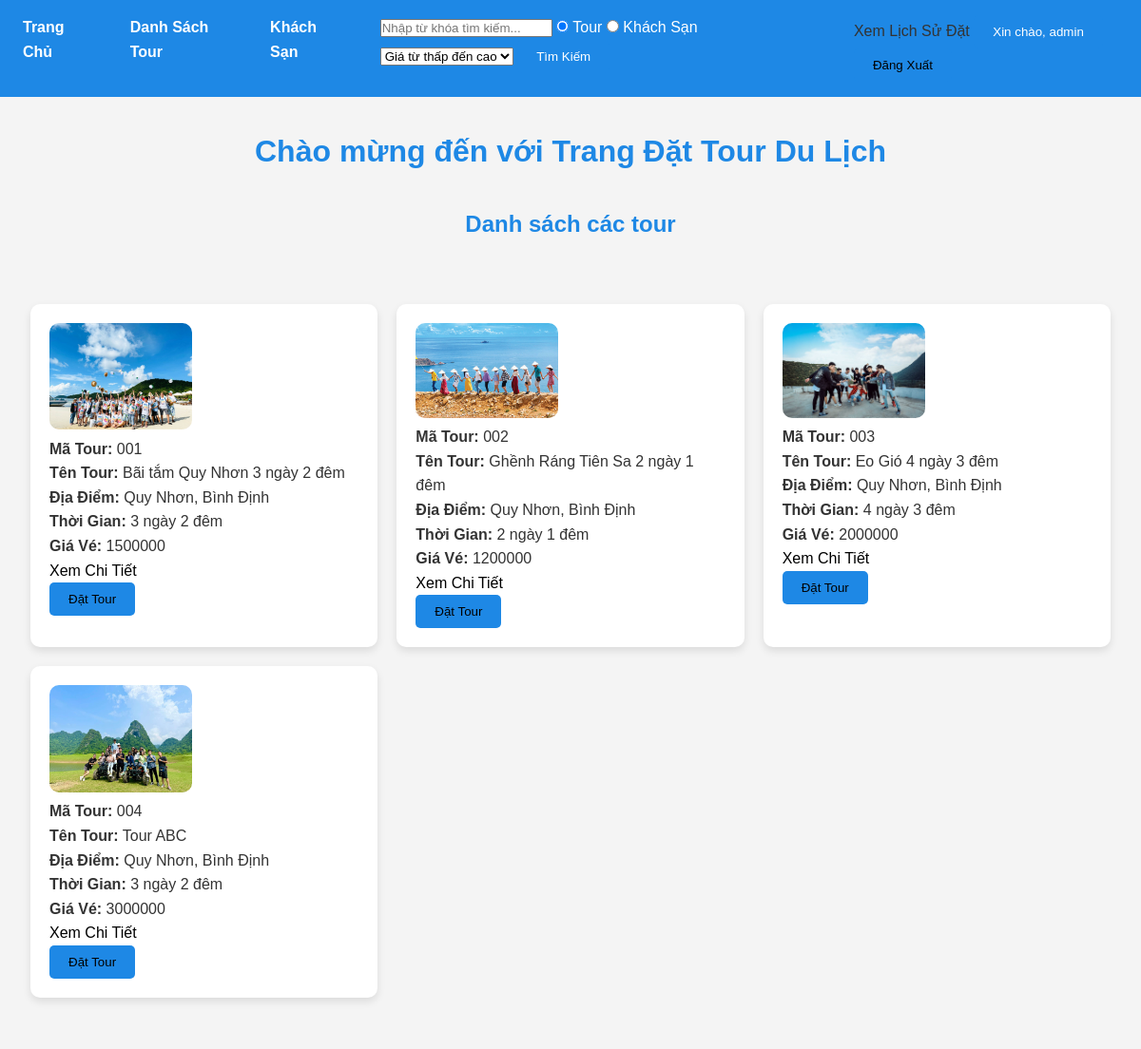
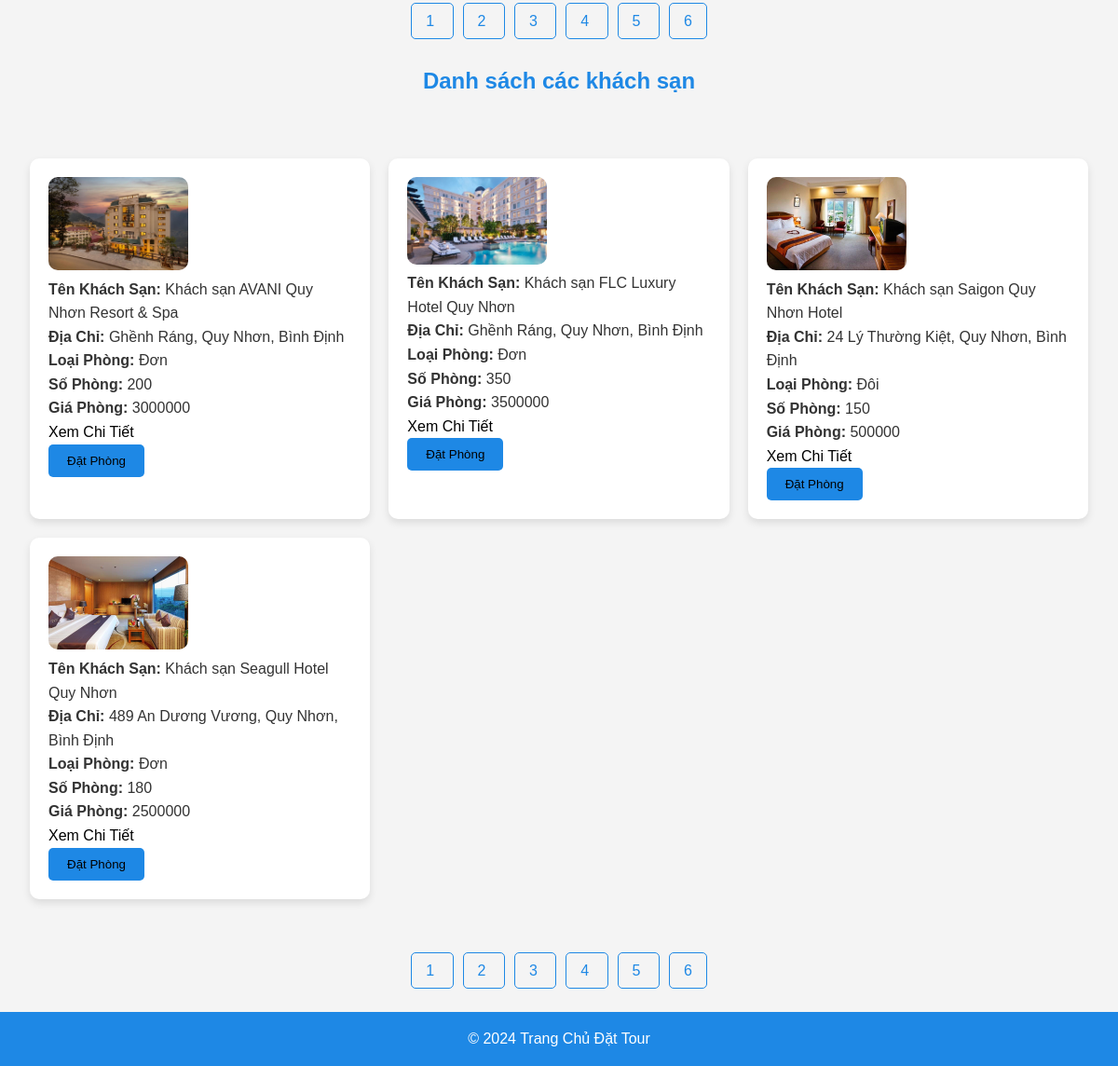
Screenshot of / (signed in) with the database file from the repository (2 pictures, top to bottom).
### tables this page shows
CREATE TABLE `tours` (
  `matour` varchar(20) NOT NULL,
  `tentour` varchar(100) NOT NULL,
  `diadiem` varchar(100) NOT NULL,
  `thoigian` varchar(50) NOT NULL,
  `giave` int(11) NOT NULL,
  `hinhanh` varchar(255) NOT NULL
);

CREATE TABLE `khachsan` (
  `makhachsan` int(11) NOT NULL,
  `tenkhachsan` varchar(100) NOT NULL,
  `diachi` varchar(100) NOT NULL,
  `sophong` int(11) NOT NULL,
  `giaphong` int(11) NOT NULL,
  `hinhanh` varchar(255) NOT NULL,
  `loaiphong` varchar(50) NOT NULL
);

### php/phantrang.php (called while the page is built, shortened)
<?php
$itemsPerPage = 4;
$currentTourPage = isset($_GET['tour_page']) ? (int)$_GET['tour_page'] : 1;
$tourOffset = ($currentTourPage - 1) * $itemsPerPage;
$currentHotelPage = isset($_GET['hotel_page']) ? (int)$_GET['hotel_page'] : 1;
$hotelOffset = ($currentHotelPage - 1) * $itemsPerPage;
?>

### php/goitour.php (the view, shortened to what this page needs)
<?php
$sql = "SELECT * FROM tours LIMIT $itemsPerPage OFFSET $tourOffset";
$result = mysqli_query($conn, $sql);
if (mysqli_num_rows($result) > 0) {
    while($row = mysqli_fetch_assoc($result)) {
        echo "<div class='tour-item'>";
        echo "<td><img src='images/TOUR/" . $row["hinhanh"] . "' alt='Hình Ảnh Tour' style='width: 150px; height: auto;'>";
        echo "<p><strong>Mã Tour:</strong> " . $row["matour"] . "</p>";
        echo "<p><strong>Tên Tour:</strong> " . $row["tentour"] . "</p>";
        echo "<p><strong>Địa Điểm:</strong> " . $row["diadiem"] . "</p>";
        echo "<p><strong>Thời Gian:</strong> " . $row["thoigian"] . "</p>";
        echo "<p><strong>Giá Vé:</strong> " . $row["giave"] . "</p>";
        echo "<p><a href='chitiettour.php?matour=" . $row["matour"] . "'>Xem Chi Tiết</a></p>";
        echo "<button> <a href='dattour.php?matour=" . $row["matour"] . "' >Đặt Tour</a></button>";
        echo "</div>";
    }
} else {
    echo "<p>Không có tour nào</p>";
}
?>

### php/goihotel.php (shortened to what this page needs)
<?php
$sql = "SELECT * FROM khachsan LIMIT $itemsPerPage OFFSET $hotelOffset";
$result = mysqli_query($conn, $sql);
if (mysqli_num_rows($result) > 0) {
    while ($row = mysqli_fetch_assoc($result)) {
        echo "<div class='hotel-item'>";
        echo "<td><img src='images/KS/" . $row["hinhanh"] . "' alt='Hình Ảnh Khách Sạn' style='width: 150px; height: auto;'></td>";
        echo "<p><strong>Tên Khách Sạn:</strong> " . $row["tenkhachsan"] . "</p>";
        echo "<p><strong>Địa Chỉ:</strong> " . $row["diachi"] . "</p>";
        echo "<p><strong>Loại Phòng:</strong> " . $row["loaiphong"] . "</p>";
        echo "<p><strong>Số Phòng:</strong> " . $row["sophong"] . "</p>";
        echo "<p><strong>Giá Phòng:</strong> " . $row["giaphong"] . "</p>";
        echo "<p><a href='chitietkhachsan.php?makhachsan=" . $row["makhachsan"] . "'>Xem Chi Tiết</a></p>";
        echo "<button> <a href='datkhachsan.php?makhachsan=" . $row["makhachsan"] . "' >Đặt Phòng</a></button>";
        echo "</div>";
    }
} else {
    echo "<p>Không có khách sạn nào</p>";
}
?>

### css/csstrangchu.css (style rules this page uses)
* { margin: 0; padding: 0; box-sizing: border-box; }
body { font-family: Arial, sans-serif; line-height: 1.6; background-color: #f4f4f4; color: #333; }
a { color: black; text-decoration: none; }
.tour-item, .hotel-item { width: 100%; background-color: white; padding: 20px; border-radius: 10px; box-shadow: 0 4px 8px rgba(0, 0, 0, 0.1); transition: transform 0.3s ease, box-shadow 0.3s ease; }
.tour-item img, .hotel-item img { width: 100%; height: auto; border-radius: 10px; }
button { background-color: #1e88e5; color: white; border: none; padding: 10px 20px; border-radius: 5px; cursor: pointer; transition: background-color 0.3s ease; }

### rows the page displays
tours: hinhanh (picture), matour "001", tentour "Bãi tắm Quy Nhơn 3 ngày 2 đêm", diadiem "Quy Nhơn, Bình Định", thoigian "3 ngày 2 đêm", giave "1500000"
tours: hinhanh (picture), matour "002", tentour "Ghềnh Ráng Tiên Sa 2 ngày 1 đêm", diadiem "Quy Nhơn, Bình Định", thoigian "2 ngày 1 đêm", giave "1200000"
tours: hinhanh (picture), matour "003", tentour "Eo Gió 4 ngày 3 đêm", diadiem "Quy Nhơn, Bình Định", thoigian "4 ngày 3 đêm", giave "2000000"
tours: hinhanh (picture), matour "004", tentour "Tour ABC", diadiem "Quy Nhơn, Bình Định", thoigian "3 ngày 2 đêm", giave "3000000"
khachsan: hinhanh (picture), tenkhachsan "Khách sạn AVANI Quy Nhơn Resort & Spa", diachi "Ghềnh Ráng, Quy Nhơn, Bình Định", loaiphong "Đơn", sophong "200", giaphong "3000000"
khachsan: hinhanh (picture), tenkhachsan "Khách sạn FLC Luxury Hotel Quy Nhơn", diachi "Ghềnh Ráng, Quy Nhơn, Bình Định", loaiphong "Đơn", sophong "350", giaphong "3500000"
khachsan: hinhanh (picture), tenkhachsan "Khách sạn Saigon Quy Nhơn Hotel", diachi "24 Lý Thường Kiệt, Quy Nhơn, Bình Định", loaiphong "Đôi", sophong "150", giaphong "500000"
khachsan: hinhanh (picture), tenkhachsan "Khách sạn Seagull Hotel Quy Nhơn", diachi "489 An Dương Vương, Quy Nhơn, Bình Định", loaiphong "Đơn", sophong "180", giaphong "2500000"

### other values shown
$_SESSION['tentaikhoan'] "admin"
